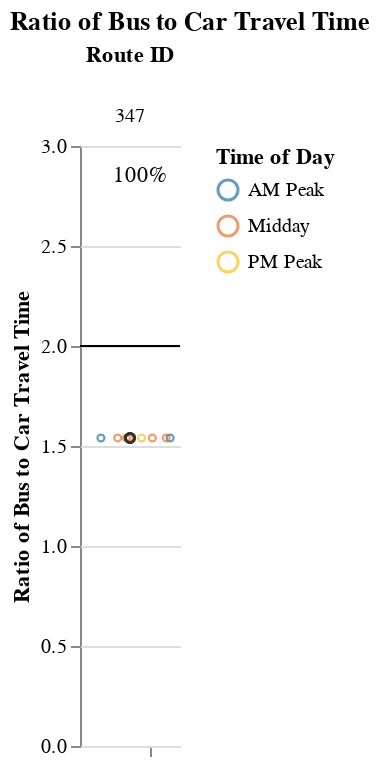
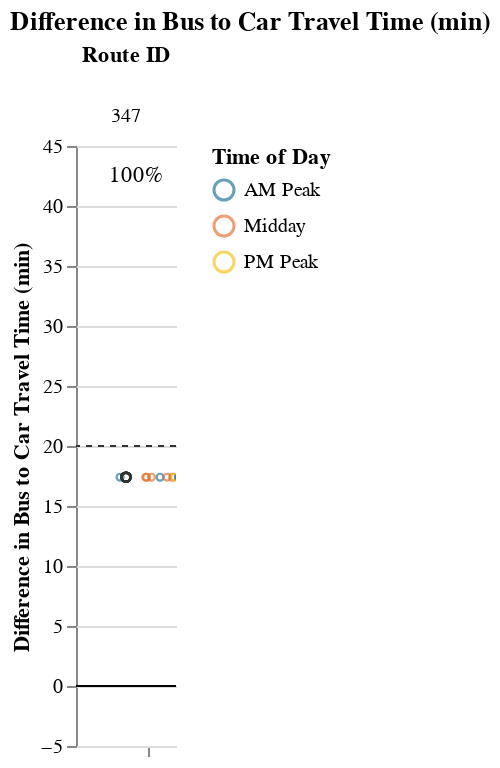

Notebook code for these charts, in order:
### Markdown cell above
## Viable Competitive Routes
### Short Routes (< 1 hr)

### Code cell
# Allow for possibility that operator doesn't have routes that fall into certain route_groups
# But, jupyterbook will not like markdown with f-string
# separate out route_group and put in each cell, and use try/except + if to display...
# but all 3 route groups must be displayed. just add sentence about why no routes were returned at the end
route_group = "short"
try:
    display_charts_for_route_group(df, route_group)
except:
    print("No routes meet this criteria.")

### Figure 1 — Vega-Lite specification as saved in the notebook (floating-point values rounded to 4 significant figures)
{"config": {"view": {"continuousWidth": 400, "continuousHeight": 300, "stroke": null}, "facet": {"spacing": 0}}, "data": {"name": "data-f8f5d4afa53965367c0d1430c42bbf49"}, "facet": {"column": {"field": "route_id", "sort": ["347"], "title": "Route ID", "type": "nominal"}}, "spec": {"layer": [{"mark": "rule", "encoding": {"color": {"value": "black"}, "y": {"field": "cutoff", "type": "quantitative"}}, "selection": {"selector001": {"type": "interval", "bind": "scales", "encodings": ["x", "y"]}}}, {"mark": {"type": "point", "opacity": 0.65, "size": 12, "strokeWidth": 1.1}, "encoding": {"color": {"field": "time_of_day", "scale": {"range": ["#136C97", "#E16B26", "#F6BF16", "#00896B", "#7790A3", "#5B559C"]}, "sort": ["AM Peak", "Midday", "PM Peak", "Owl Service"], "title": "Time of Day", "type": "nominal"}, "tooltip": [{"field": "route_id", "type": "nominal"}, {"field": "route_name", "type": "nominal"}, {"field": "trip_id", "type": "nominal"}, {"field": "service_hours", "type": "quantitative"}, {"field": "car_duration_hours", "type": "quantitative"}, {"field": "bus_multiplier", "type": "quantitative"}, {"field": "bus_difference", "type": "quantitative"}, {"field": "num_trips", "type": "quantitative"}, {"field": "num_competitive", "type": "quantitative"}, {"field": "pct_trips_competitive", "type": "quantitative"}, {"field": "pct_below_cutoff", "type": "quantitative"}, {"field": "p25", "type": "quantitative"}, {"field": "p50", "type": "quantitative"}, {"field": "p75", "type": "quantitative"}], "x": {"axis": {"grid": false, "labels": false, "ticks": true, "values": [0]}, "field": "jitter", "scale": {}, "title": null, "type": "quantitative"}, "y": {"field": "bus_multiplier", "scale": {"domain": [0, 3.0]}, "title": "Ratio of Bus to Car Travel Time", "type": "quantitative"}}, "transform": [{"calculate": "sqrt(-2*log(random()))*cos(2*PI*random())", "as": "jitter"}], "width": 50}, {"layer": [{"mark": {"type": "point", "opacity": 0.6, "size": 20, "strokeWidth": 1.3}, "encoding": {"color": {"value": "#323434"}, "y": {"field": "bus_multiplier", "type": "quantitative"}}, "transform": [{"filter": "(datum.p50_trip === 1)"}]}, {"mark": {"type": "text", "align": "center", "baseline": "middle"}, "encoding": {"color": {"value": "black"}, "text": {"field": "pct_trips_competitive", "format": ".0%", "type": "quantitative"}, "tooltip": [{"field": "route_id", "type": "nominal"}, {"field": "route_name", "type": "nominal"}, {"field": "trip_id", "type": "nominal"}, {"field": "service_hours", "type": "quantitative"}, {"field": "car_duration_hours", "type": "quantitative"}, {"field": "bus_multiplier", "type": "quantitative"}, {"field": "bus_difference", "type": "quantitative"}, {"field": "num_trips", "type": "quantitative"}, {"field": "num_competitive", "type": "quantitative"}, {"field": "pct_trips_competitive", "type": "quantitative"}, {"field": "pct_below_cutoff", "type": "quantitative"}, {"field": "p25", "type": "quantitative"}, {"field": "p50", "type": "quantitative"}, {"field": "p75", "type": "quantitative"}], "x": {"value": 30}, "y": {"value": 15}}, "transform": [{"calculate": "sqrt(-2*log(random()))*cos(2*PI*random())", "as": "jitter"}, {"filter": "(datum.fastest_trip === 1)"}]}]}]}, "resolve": {"scale": {"y": "shared"}}, "title": "Ratio of Bus to Car Travel Time", "$schema": "https://vega.github.io/schema/vega-lite/v4.17.0.json", "datasets": {"data-f8f5d4afa53965367c0d1430c42bbf49": [{"calitp_itp_id": 212, "trip_key": -50751044547860722, "trip_id": "t_869617_b_489_tn_0", "shape_id": "p_273", "route_id": "347", "service_hours": 0.83, "trip_first_departure_ts": 25200, "trip_last_arrival_ts": 28200, "departure_hour": 7, "time_of_day": "AM Peak", "p25": 0.83, "p50": 0.83, "p75": 0.83, "p50_trip": 1, "fastest_trip": 0, "car_duration_hours": 0.54, "competitive_route": 1, "bus_multiplier": 1.54, "bus_difference": 17.4, "num_trips": 11, "num_competitive": 11, "pct_trips_competitive": 1.0, "bus_difference_spread": 0.0, "route_group": "short", "max_trip_hrs": 0.83, "max_trip_route_group": 0.83, "below_cutoff": 11, "pct_below_cutoff": 1.0, "name": "Morongo Band of Mission Indians", "caltrans_district": "08 - San Bernardino", "drmt_organization_name": null, "route_name": "34", "cutoff2": 20, "cutoff": 2}, {"calitp_itp_id": 212, "trip_key": 6565985030843497917, "trip_id": "t_869626_b_489_tn_0", "shape_id": "p_273", "route_id": "347", "service_hours": 0.83, "trip_first_departure_ts": 57600, "trip_last_arrival_ts": 60600, "departure_hour": 16, "time_of_day": "Midday", "p25": 0.83, "p50": 0.83, "p75": 0.83, "p50_trip": 1, "fastest_trip": 0, "car_duration_hours": 0.54, "competitive_route": 1, "bus_multiplier": 1.54, "bus_difference": 17.4, "num_trips": 11, "num_competitive": 11, "pct_trips_competitive": 1.0, "bus_difference_spread": 0.0, "route_group": "short", "max_trip_hrs": 0.83, "max_trip_route_group": 0.83, "below_cutoff": 11, "pct_below_cutoff": 1.0, "name": "Morongo Band of Mission Indians", "caltrans_district": "08 - San Bernardino", "drmt_organization_name": null, "route_name": "34", "cutoff2": 20, "cutoff": 2}, {"calitp_itp_id": 212, "trip_key": -4816877801510912999, "trip_id": "t_869625_b_489_tn_0", "shape_id": "p_273", "route_id": "347", "service_hours": 0.83, "trip_first_departure_ts": 54000, "trip_last_arrival_ts": 57000, "departure_hour": 15, "time_of_day": "Midday", "p25": 0.83, "p50": 0.83, "p75": 0.83, "p50_trip": 1, "fastest_trip": 0, "car_duration_hours": 0.54, "competitive_route": 1, "bus_multiplier": 1.54, "bus_difference": 17.4, "num_trips": 11, "num_competitive": 11, "pct_trips_competitive": 1.0, "bus_difference_spread": 0.0, "route_group": "short", "max_trip_hrs": 0.83, "max_trip_route_group": 0.83, "below_cutoff": 11, "pct_below_cutoff": 1.0, "name": "Morongo Band of Mission Indians", "caltrans_district": "08 - San Bernardino", "drmt_organization_name": null, "route_name": "34", "cutoff2": 20, "cutoff": 2}, {"calitp_itp_id": 212, "trip_key": 134933156221590924, "trip_id": "t_869618_b_489_tn_0", "shape_id": "p_273", "route_id": "347", "service_hours": 0.83, "trip_first_departure_ts": 28800, "trip_last_arrival_ts": 31800, "departure_hour": 8, "time_of_day": "AM Peak", "p25": 0.83, "p50": 0.83, "p75": 0.83, "p50_trip": 1, "fastest_trip": 0, "car_duration_hours": 0.54, "competitive_route": 1, "bus_multiplier": 1.54, "bus_difference": 17.4, "num_trips": 11, "num_competitive": 11, "pct_trips_competitive": 1.0, "bus_difference_spread": 0.0, "route_group": "short", "max_trip_hrs": 0.83, "max_trip_route_group": 0.83, "below_cutoff": 11, "pct_below_cutoff": 1.0, "name": "Morongo Band of Mission Indians", "caltrans_district": "08 - San Bernardino", "drmt_organization_name": null, "route_name": "34", "cutoff2": 20, "cutoff": 2}, {"calitp_itp_id": 212, "trip_key": 6524374184765815018, "trip_id": "t_869627_b_489_tn_0", "shape_id": "p_273", "route_id": "347", "service_hours": 0.83, "trip_first_departure_ts": 61200, "trip_last_arrival_ts": 64200, "departure_hour": 17, "time_of_day": "PM Peak", "p25": 0.83, "p50": 0.83, "p75": 0.83, "p50_trip": 1, "fastest_trip": 1, "car_duration_hours": 0.54, "competitive_route": 1, "bus_multiplier": 1.54, "bus_difference": 17.4, "num_trips": 11, "num_competitive": 11, "pct_trips_competitive": 1.0, "bus_difference_spread": 0.0, "route_group": "short", "max_trip_hrs": 0.83, "max_trip_route_group": 0.83, "below_cutoff": 11, "pct_below_cutoff": 1.0, "name": "Morongo Band of Mission Indians", "caltrans_district": "08 - San Bernardino", "drmt_organization_name": null, "route_name": "34", "cutoff2": 20, "cutoff": 2}, {"calitp_itp_id": 212, "trip_key": 279715188915178658, "trip_id": "t_869619_b_489_tn_0", "shape_id": "p_273", "route_id": "347", "service_hours": 0.83, "trip_first_departure_ts": 32400, "trip_last_arrival_ts": 35400, "departure_hour": 9, "time_of_day": "AM Peak", "p25": 0.83, "p50": 0.83, "p75": 0.83, "p50_trip": 1, "fastest_trip": 0, "car_duration_hours": 0.54, "competitive_route": 1, "bus_multiplier": 1.54, "bus_difference": 17.4, "num_trips": 11, "num_competitive": 11, "pct_trips_competitive": 1.0, "bus_difference_spread": 0.0, "route_group": "short", "max_trip_hrs": 0.83, "max_trip_route_group": 0.83, "below_cutoff": 11, "pct_below_cutoff": 1.0, "name": "Morongo Band of Mission Indians", "caltrans_district": "08 - San Bernardino", "drmt_organization_name": null, "route_name": "34", "cutoff2": 20, "cutoff": 2}, {"calitp_itp_id": 212, "trip_key": 6246359231528304994, "trip_id": "t_869624_b_489_tn_0", "shape_id": "p_273", "route_id": "347", "service_hours": 0.83, "trip_first_departure_ts": 50400, "trip_last_arrival_ts": 53400, "departure_hour": 14, "time_of_day": "Midday", "p25": 0.83, "p50": 0.83, "p75": 0.83, "p50_trip": 1, "fastest_trip": 0, "car_duration_hours": 0.54, "competitive_route": 1, "bus_multiplier": 1.54, "bus_difference": 17.4, "num_trips": 11, "num_competitive": 11, "pct_trips_competitive": 1.0, "bus_difference_spread": 0.0, "route_group": "short", "max_trip_hrs": 0.83, "max_trip_route_group": 0.83, "below_cutoff": 11, "pct_below_cutoff": 1.0, "name": "Morongo Band of Mission Indians", "caltrans_district": "08 - San Bernardino", "drmt_organization_name": null, "route_name": "34", "cutoff2": 20, "cutoff": 2}, {"calitp_itp_id": 212, "trip_key": -7823840397146035109, "trip_id": "t_869622_b_489_tn_0", "shape_id": "p_273", "route_id": "347", "service_hours": 0.83, "trip_first_departure_ts": 43200, "trip_last_arrival_ts": 46200, "departure_hour": 12, "time_of_day": "Midday", "p25": 0.83, "p50": 0.83, "p75": 0.83, "p50_trip": 1, "fastest_trip": 0, "car_duration_hours": 0.54, "competitive_route": 1, "bus_multiplier": 1.54, "bus_difference": 17.4, "num_trips": 11, "num_competitive": 11, "pct_trips_competitive": 1.0, "bus_difference_spread": 0.0, "route_group": "short", "max_trip_hrs": 0.83, "max_trip_route_group": 0.83, "below_cutoff": 11, "pct_below_cutoff": 1.0, "name": "Morongo Band of Mission Indians", "caltrans_district": "08 - San Bernardino", "drmt_organization_name": null, "route_name": "34", "cutoff2": 20, "cutoff": 2}, {"calitp_itp_id": 212, "trip_key": 4418619400551468545, "trip_id": "t_869623_b_489_tn_0", "shape_id": "p_273", "route_id": "347", "service_hours": 0.83, "trip_first_departure_ts": 46800, "trip_last_arrival_ts": 49800, "departure_hour": 13, "time_of_day": "Midday", "p25": 0.83, "p50": 0.83, "p75": 0.83, "p50_trip": 1, "fastest_trip": 0, "car_duration_hours": 0.54, "competitive_route": 1, "bus_multiplier": 1.54, "bus_difference": 17.4, "num_trips": 11, "num_competitive": 11, "pct_trips_competitive": 1.0, "bus_difference_spread": 0.0, "route_group": "short", "max_trip_hrs": 0.83, "max_trip_route_group": 0.83, "below_cutoff": 11, "pct_below_cutoff": 1.0, "name": "Morongo Band of Mission Indians", "caltrans_district": "08 - San Bernardino", "drmt_organization_name": null, "route_name": "34", "cutoff2": 20, "cutoff": 2}, {"calitp_itp_id": 212, "trip_key": -2994078164148274936, "trip_id": "t_869621_b_489_tn_0", "shape_id": "p_273", "route_id": "347", "service_hours": 0.83, "trip_first_departure_ts": 39600, "trip_last_arrival_ts": 42600, "departure_hour": 11, "time_of_day": "Midday", "p25": 0.83, "p50": 0.83, "p75": 0.83, "p50_trip": 1, "fastest_trip": 0, "car_duration_hours": 0.54, "competitive_route": 1, "bus_multiplier": 1.54, "bus_difference": 17.4, "num_trips": 11, "num_competitive": 11, "pct_trips_competitive": 1.0, "bus_difference_spread": 0.0, "route_group": "short", "max_trip_hrs": 0.83, "max_trip_route_group": 0.83, "below_cutoff": 11, "pct_below_cutoff": 1.0, "name": "Morongo Band of Mission Indians", "caltrans_district": "08 - San Bernardino", "drmt_organization_name": null, "route_name": "34", "cutoff2": 20, "cutoff": 2}, {"calitp_itp_id": 212, "trip_key": -5509352696499390412, "trip_id": "t_869620_b_489_tn_0", "shape_id": "p_273", "route_id": "347", "service_hours": 0.83, "trip_first_departure_ts": 36000, "trip_last_arrival_ts": 39000, "departure_hour": 10, "time_of_day": "Midday", "p25": 0.83, "p50": 0.83, "p75": 0.83, "p50_trip": 1, "fastest_trip": 0, "car_duration_hours": 0.54, "competitive_route": 1, "bus_multiplier": 1.54, "bus_difference": 17.4, "num_trips": 11, "num_competitive": 11, "pct_trips_competitive": 1.0, "bus_difference_spread": 0.0, "route_group": "short", "max_trip_hrs": 0.83, "max_trip_route_group": 0.83, "below_cutoff": 11, "pct_below_cutoff": 1.0, "name": "Morongo Band of Mission Indians", "caltrans_district": "08 - San Bernardino", "drmt_organization_name": null, "route_name": "34", "cutoff2": 20, "cutoff": 2}]}}

### Figure 2 — Vega-Lite specification as saved in the notebook (floating-point values rounded to 4 significant figures)
{"config": {"view": {"continuousWidth": 400, "continuousHeight": 300, "stroke": null}, "facet": {"spacing": 0}}, "data": {"name": "data-d6ea8ee937736bffd23a4c47f9f8c9ce"}, "facet": {"column": {"field": "route_id", "sort": ["347"], "title": "Route ID", "type": "nominal"}}, "spec": {"layer": [{"mark": "rule", "encoding": {"color": {"value": "black"}, "y": {"field": "cutoff", "type": "quantitative"}}, "selection": {"selector002": {"type": "interval", "bind": "scales", "encodings": ["x", "y"]}}}, {"mark": {"type": "rule", "strokeDash": [3, 3]}, "encoding": {"color": {"value": "#323434"}, "y": {"field": "cutoff2", "type": "quantitative"}}}, {"mark": {"type": "point", "opacity": 0.65, "size": 12, "strokeWidth": 1.1}, "encoding": {"color": {"field": "time_of_day", "scale": {"range": ["#136C97", "#E16B26", "#F6BF16", "#00896B", "#7790A3", "#5B559C"]}, "sort": ["AM Peak", "Midday", "PM Peak", "Owl Service"], "title": "Time of Day", "type": "nominal"}, "tooltip": [{"field": "route_id", "type": "nominal"}, {"field": "route_name", "type": "nominal"}, {"field": "trip_id", "type": "nominal"}, {"field": "service_hours", "type": "quantitative"}, {"field": "car_duration_hours", "type": "quantitative"}, {"field": "bus_multiplier", "type": "quantitative"}, {"field": "bus_difference", "type": "quantitative"}, {"field": "num_trips", "type": "quantitative"}, {"field": "num_competitive", "type": "quantitative"}, {"field": "pct_trips_competitive", "type": "quantitative"}, {"field": "pct_below_cutoff", "type": "quantitative"}, {"field": "p25", "type": "quantitative"}, {"field": "p50", "type": "quantitative"}, {"field": "p75", "type": "quantitative"}], "x": {"axis": {"grid": false, "labels": false, "ticks": true, "values": [0]}, "field": "jitter", "scale": {}, "title": null, "type": "quantitative"}, "y": {"field": "bus_difference", "scale": {"domain": [-5, 42.0]}, "title": "Difference in Bus to Car Travel Time (min)", "type": "quantitative"}}, "transform": [{"calculate": "sqrt(-2*log(random()))*cos(2*PI*random())", "as": "jitter"}], "width": 50}, {"layer": [{"mark": {"type": "point", "opacity": 0.6, "size": 20, "strokeWidth": 1.3}, "encoding": {"color": {"value": "#323434"}, "y": {"field": "bus_difference", "type": "quantitative"}}, "transform": [{"filter": "(datum.p50_trip === 1)"}]}, {"mark": {"type": "text", "align": "center", "baseline": "middle"}, "encoding": {"color": {"value": "black"}, "text": {"field": "pct_trips_competitive", "format": ".0%", "type": "quantitative"}, "tooltip": [{"field": "route_id", "type": "nominal"}, {"field": "route_name", "type": "nominal"}, {"field": "trip_id", "type": "nominal"}, {"field": "service_hours", "type": "quantitative"}, {"field": "car_duration_hours", "type": "quantitative"}, {"field": "bus_multiplier", "type": "quantitative"}, {"field": "bus_difference", "type": "quantitative"}, {"field": "num_trips", "type": "quantitative"}, {"field": "num_competitive", "type": "quantitative"}, {"field": "pct_trips_competitive", "type": "quantitative"}, {"field": "pct_below_cutoff", "type": "quantitative"}, {"field": "p25", "type": "quantitative"}, {"field": "p50", "type": "quantitative"}, {"field": "p75", "type": "quantitative"}], "x": {"value": 30}, "y": {"value": 15}}, "transform": [{"calculate": "sqrt(-2*log(random()))*cos(2*PI*random())", "as": "jitter"}, {"filter": "(datum.fastest_trip === 1)"}]}]}]}, "resolve": {"scale": {"y": "shared"}}, "title": "Difference in Bus to Car Travel Time (min)", "$schema": "https://vega.github.io/schema/vega-lite/v4.17.0.json", "datasets": {"data-d6ea8ee937736bffd23a4c47f9f8c9ce": [{"calitp_itp_id": 212, "trip_key": -50751044547860722, "trip_id": "t_869617_b_489_tn_0", "shape_id": "p_273", "route_id": "347", "service_hours": 0.83, "trip_first_departure_ts": 25200, "trip_last_arrival_ts": 28200, "departure_hour": 7, "time_of_day": "AM Peak", "p25": 0.83, "p50": 0.83, "p75": 0.83, "p50_trip": 1, "fastest_trip": 0, "car_duration_hours": 0.54, "competitive_route": 1, "bus_multiplier": 1.54, "bus_difference": 17.4, "num_trips": 11, "num_competitive": 11, "pct_trips_competitive": 1.0, "bus_difference_spread": 0.0, "route_group": "short", "max_trip_hrs": 0.83, "max_trip_route_group": 0.83, "below_cutoff": 11, "pct_below_cutoff": 1.0, "name": "Morongo Band of Mission Indians", "caltrans_district": "08 - San Bernardino", "drmt_organization_name": null, "route_name": "34", "cutoff2": 20, "cutoff": 0}, {"calitp_itp_id": 212, "trip_key": 6565985030843497917, "trip_id": "t_869626_b_489_tn_0", "shape_id": "p_273", "route_id": "347", "service_hours": 0.83, "trip_first_departure_ts": 57600, "trip_last_arrival_ts": 60600, "departure_hour": 16, "time_of_day": "Midday", "p25": 0.83, "p50": 0.83, "p75": 0.83, "p50_trip": 1, "fastest_trip": 0, "car_duration_hours": 0.54, "competitive_route": 1, "bus_multiplier": 1.54, "bus_difference": 17.4, "num_trips": 11, "num_competitive": 11, "pct_trips_competitive": 1.0, "bus_difference_spread": 0.0, "route_group": "short", "max_trip_hrs": 0.83, "max_trip_route_group": 0.83, "below_cutoff": 11, "pct_below_cutoff": 1.0, "name": "Morongo Band of Mission Indians", "caltrans_district": "08 - San Bernardino", "drmt_organization_name": null, "route_name": "34", "cutoff2": 20, "cutoff": 0}, {"calitp_itp_id": 212, "trip_key": -4816877801510912999, "trip_id": "t_869625_b_489_tn_0", "shape_id": "p_273", "route_id": "347", "service_hours": 0.83, "trip_first_departure_ts": 54000, "trip_last_arrival_ts": 57000, "departure_hour": 15, "time_of_day": "Midday", "p25": 0.83, "p50": 0.83, "p75": 0.83, "p50_trip": 1, "fastest_trip": 0, "car_duration_hours": 0.54, "competitive_route": 1, "bus_multiplier": 1.54, "bus_difference": 17.4, "num_trips": 11, "num_competitive": 11, "pct_trips_competitive": 1.0, "bus_difference_spread": 0.0, "route_group": "short", "max_trip_hrs": 0.83, "max_trip_route_group": 0.83, "below_cutoff": 11, "pct_below_cutoff": 1.0, "name": "Morongo Band of Mission Indians", "caltrans_district": "08 - San Bernardino", "drmt_organization_name": null, "route_name": "34", "cutoff2": 20, "cutoff": 0}, {"calitp_itp_id": 212, "trip_key": 134933156221590924, "trip_id": "t_869618_b_489_tn_0", "shape_id": "p_273", "route_id": "347", "service_hours": 0.83, "trip_first_departure_ts": 28800, "trip_last_arrival_ts": 31800, "departure_hour": 8, "time_of_day": "AM Peak", "p25": 0.83, "p50": 0.83, "p75": 0.83, "p50_trip": 1, "fastest_trip": 0, "car_duration_hours": 0.54, "competitive_route": 1, "bus_multiplier": 1.54, "bus_difference": 17.4, "num_trips": 11, "num_competitive": 11, "pct_trips_competitive": 1.0, "bus_difference_spread": 0.0, "route_group": "short", "max_trip_hrs": 0.83, "max_trip_route_group": 0.83, "below_cutoff": 11, "pct_below_cutoff": 1.0, "name": "Morongo Band of Mission Indians", "caltrans_district": "08 - San Bernardino", "drmt_organization_name": null, "route_name": "34", "cutoff2": 20, "cutoff": 0}, {"calitp_itp_id": 212, "trip_key": 6524374184765815018, "trip_id": "t_869627_b_489_tn_0", "shape_id": "p_273", "route_id": "347", "service_hours": 0.83, "trip_first_departure_ts": 61200, "trip_last_arrival_ts": 64200, "departure_hour": 17, "time_of_day": "PM Peak", "p25": 0.83, "p50": 0.83, "p75": 0.83, "p50_trip": 1, "fastest_trip": 1, "car_duration_hours": 0.54, "competitive_route": 1, "bus_multiplier": 1.54, "bus_difference": 17.4, "num_trips": 11, "num_competitive": 11, "pct_trips_competitive": 1.0, "bus_difference_spread": 0.0, "route_group": "short", "max_trip_hrs": 0.83, "max_trip_route_group": 0.83, "below_cutoff": 11, "pct_below_cutoff": 1.0, "name": "Morongo Band of Mission Indians", "caltrans_district": "08 - San Bernardino", "drmt_organization_name": null, "route_name": "34", "cutoff2": 20, "cutoff": 0}, {"calitp_itp_id": 212, "trip_key": 279715188915178658, "trip_id": "t_869619_b_489_tn_0", "shape_id": "p_273", "route_id": "347", "service_hours": 0.83, "trip_first_departure_ts": 32400, "trip_last_arrival_ts": 35400, "departure_hour": 9, "time_of_day": "AM Peak", "p25": 0.83, "p50": 0.83, "p75": 0.83, "p50_trip": 1, "fastest_trip": 0, "car_duration_hours": 0.54, "competitive_route": 1, "bus_multiplier": 1.54, "bus_difference": 17.4, "num_trips": 11, "num_competitive": 11, "pct_trips_competitive": 1.0, "bus_difference_spread": 0.0, "route_group": "short", "max_trip_hrs": 0.83, "max_trip_route_group": 0.83, "below_cutoff": 11, "pct_below_cutoff": 1.0, "name": "Morongo Band of Mission Indians", "caltrans_district": "08 - San Bernardino", "drmt_organization_name": null, "route_name": "34", "cutoff2": 20, "cutoff": 0}, {"calitp_itp_id": 212, "trip_key": 6246359231528304994, "trip_id": "t_869624_b_489_tn_0", "shape_id": "p_273", "route_id": "347", "service_hours": 0.83, "trip_first_departure_ts": 50400, "trip_last_arrival_ts": 53400, "departure_hour": 14, "time_of_day": "Midday", "p25": 0.83, "p50": 0.83, "p75": 0.83, "p50_trip": 1, "fastest_trip": 0, "car_duration_hours": 0.54, "competitive_route": 1, "bus_multiplier": 1.54, "bus_difference": 17.4, "num_trips": 11, "num_competitive": 11, "pct_trips_competitive": 1.0, "bus_difference_spread": 0.0, "route_group": "short", "max_trip_hrs": 0.83, "max_trip_route_group": 0.83, "below_cutoff": 11, "pct_below_cutoff": 1.0, "name": "Morongo Band of Mission Indians", "caltrans_district": "08 - San Bernardino", "drmt_organization_name": null, "route_name": "34", "cutoff2": 20, "cutoff": 0}, {"calitp_itp_id": 212, "trip_key": -7823840397146035109, "trip_id": "t_869622_b_489_tn_0", "shape_id": "p_273", "route_id": "347", "service_hours": 0.83, "trip_first_departure_ts": 43200, "trip_last_arrival_ts": 46200, "departure_hour": 12, "time_of_day": "Midday", "p25": 0.83, "p50": 0.83, "p75": 0.83, "p50_trip": 1, "fastest_trip": 0, "car_duration_hours": 0.54, "competitive_route": 1, "bus_multiplier": 1.54, "bus_difference": 17.4, "num_trips": 11, "num_competitive": 11, "pct_trips_competitive": 1.0, "bus_difference_spread": 0.0, "route_group": "short", "max_trip_hrs": 0.83, "max_trip_route_group": 0.83, "below_cutoff": 11, "pct_below_cutoff": 1.0, "name": "Morongo Band of Mission Indians", "caltrans_district": "08 - San Bernardino", "drmt_organization_name": null, "route_name": "34", "cutoff2": 20, "cutoff": 0}, {"calitp_itp_id": 212, "trip_key": 4418619400551468545, "trip_id": "t_869623_b_489_tn_0", "shape_id": "p_273", "route_id": "347", "service_hours": 0.83, "trip_first_departure_ts": 46800, "trip_last_arrival_ts": 49800, "departure_hour": 13, "time_of_day": "Midday", "p25": 0.83, "p50": 0.83, "p75": 0.83, "p50_trip": 1, "fastest_trip": 0, "car_duration_hours": 0.54, "competitive_route": 1, "bus_multiplier": 1.54, "bus_difference": 17.4, "num_trips": 11, "num_competitive": 11, "pct_trips_competitive": 1.0, "bus_difference_spread": 0.0, "route_group": "short", "max_trip_hrs": 0.83, "max_trip_route_group": 0.83, "below_cutoff": 11, "pct_below_cutoff": 1.0, "name": "Morongo Band of Mission Indians", "caltrans_district": "08 - San Bernardino", "drmt_organization_name": null, "route_name": "34", "cutoff2": 20, "cutoff": 0}, {"calitp_itp_id": 212, "trip_key": -2994078164148274936, "trip_id": "t_869621_b_489_tn_0", "shape_id": "p_273", "route_id": "347", "service_hours": 0.83, "trip_first_departure_ts": 39600, "trip_last_arrival_ts": 42600, "departure_hour": 11, "time_of_day": "Midday", "p25": 0.83, "p50": 0.83, "p75": 0.83, "p50_trip": 1, "fastest_trip": 0, "car_duration_hours": 0.54, "competitive_route": 1, "bus_multiplier": 1.54, "bus_difference": 17.4, "num_trips": 11, "num_competitive": 11, "pct_trips_competitive": 1.0, "bus_difference_spread": 0.0, "route_group": "short", "max_trip_hrs": 0.83, "max_trip_route_group": 0.83, "below_cutoff": 11, "pct_below_cutoff": 1.0, "name": "Morongo Band of Mission Indians", "caltrans_district": "08 - San Bernardino", "drmt_organization_name": null, "route_name": "34", "cutoff2": 20, "cutoff": 0}, {"calitp_itp_id": 212, "trip_key": -5509352696499390412, "trip_id": "t_869620_b_489_tn_0", "shape_id": "p_273", "route_id": "347", "service_hours": 0.83, "trip_first_departure_ts": 36000, "trip_last_arrival_ts": 39000, "departure_hour": 10, "time_of_day": "Midday", "p25": 0.83, "p50": 0.83, "p75": 0.83, "p50_trip": 1, "fastest_trip": 0, "car_duration_hours": 0.54, "competitive_route": 1, "bus_multiplier": 1.54, "bus_difference": 17.4, "num_trips": 11, "num_competitive": 11, "pct_trips_competitive": 1.0, "bus_difference_spread": 0.0, "route_group": "short", "max_trip_hrs": 0.83, "max_trip_route_group": 0.83, "below_cutoff": 11, "pct_below_cutoff": 1.0, "name": "Morongo Band of Mission Indians", "caltrans_district": "08 - San Bernardino", "drmt_organization_name": null, "route_name": "34", "cutoff2": 20, "cutoff": 0}]}}
